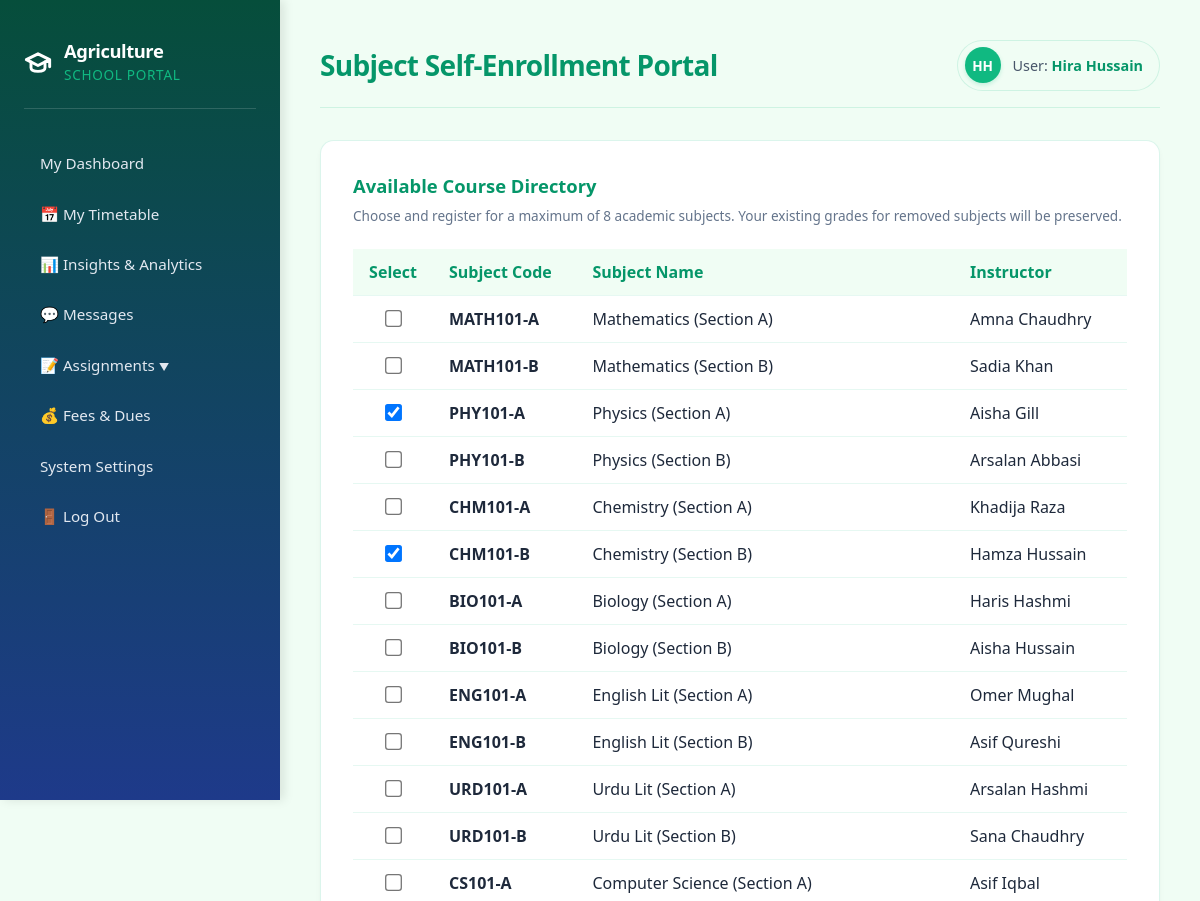
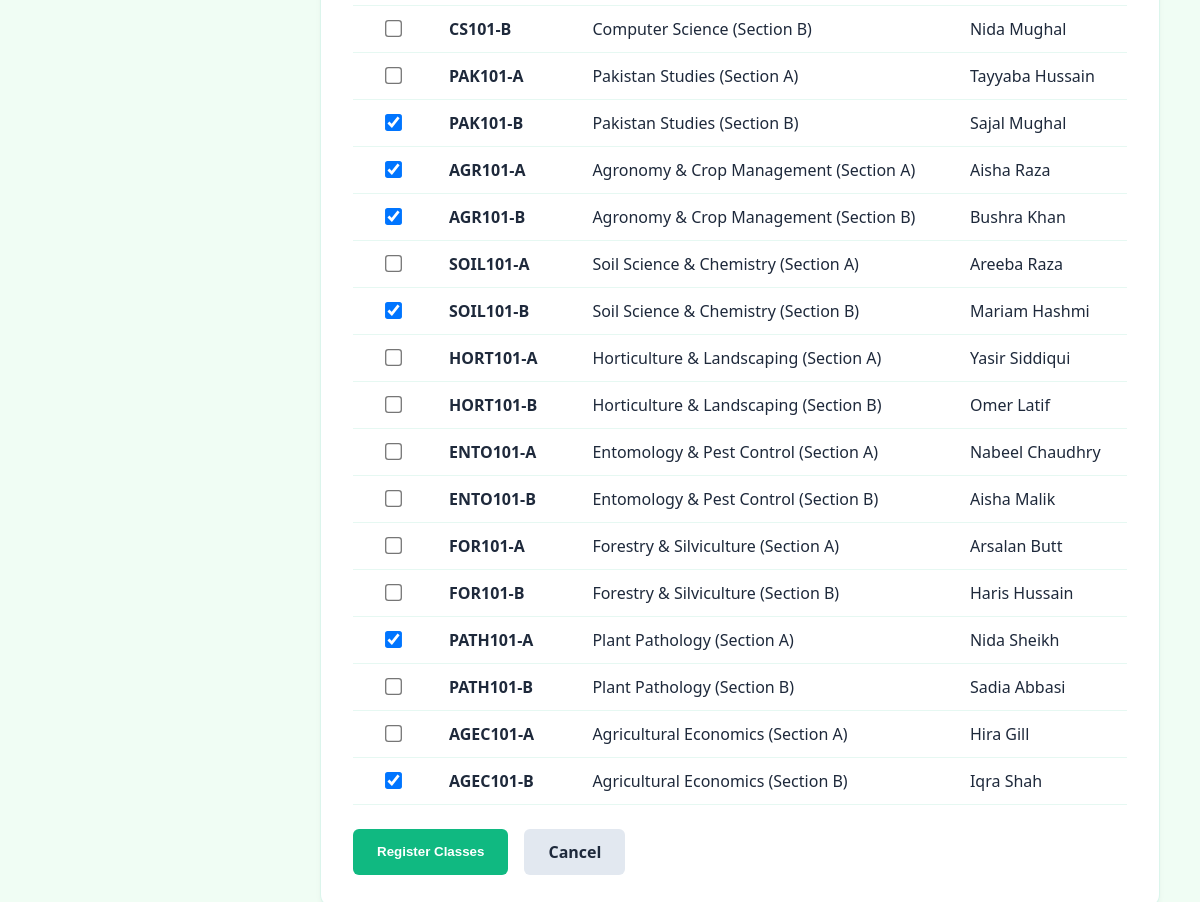
/student/enrollment/ (signed in), run on the app's committed database (2 pictures, top to bottom).
### core/models.py (models this page shows, shortened)
class User(AbstractUser):
    is_student = models.BooleanField(default=False)
    is_teacher = models.BooleanField(default=False)
    is_admin = models.BooleanField(default=False)
    @property
    def get_initials(self):
        if self.first_name and self.last_name:
            return f"{self.first_name[0]}{self.last_name[0]}".upper()
        return self.username[:2].upper()

class Course(models.Model):
    name = models.CharField(max_length=100)
    code = models.CharField(max_length=10, unique=True)
    teacher = models.ForeignKey(TeacherProfile, on_delete=models.SET_NULL, null=True, related_name='courses')
    students = models.ManyToManyField(StudentProfile, related_name='courses', blank=True)
    day_of_week = models.CharField(max_length=15, default='Monday')
    start_time = models.TimeField(null=True, blank=True)
    end_time = models.TimeField(null=True, blank=True)

class TeacherProfile(models.Model):
    user = models.OneToOneField(User, on_delete=models.CASCADE, limit_choices_to={'is_teacher': True})
    subject_specialty = models.CharField(max_length=100)
    phone_number = models.CharField(max_length=15, blank=True)

### core/views.py (the view, shortened to what this page needs)
# urls.py: path('student/enrollment/', views.student_enrollment_view, name='student_enrollment'),
@login_required
def student_enrollment_view(request):
    if not request.user.is_student:
        return redirect('login_redirect')
    student = request.user.studentprofile
    all_courses = Course.objects.all()
    enrolled_courses = student.courses.all()
    return render(request, 'core/student_enrollment.html', {
        'courses': all_courses,
        'enrolled_courses': enrolled_courses
    })

### core/templates/core/student_enrollment.html (shortened to what this page needs)
{% extends 'core/base.html' %}
{% block header_title %}Subject Self-Enrollment Portal{% endblock %}
{% block content %}
<div class="dashboard-grid" style="grid-template-columns: 1fr;">
    <div class="card">
        <h3>Available Course Directory</h3>
        <p style="font-size: 0.85rem; color: #64748b; margin-bottom: 1.5rem;">Choose and register for a maximum of 8 academic subjects. Your existing grades for removed subjects will be preserved.</p>
        <form method="POST">
            <table>
                <thead>
                    <tr>
                        <th style="width: 80px; text-align: center;">Select</th>
                        <th>Subject Code</th>
                        <th>Subject Name</th>
                        <th>Instructor</th>
                    </tr>
                </thead>
                <tbody>
                    {% for course in courses %}
                    <tr>
                        <td style="text-align: center;">
                            <input type="checkbox" name="courses" value="{{ course.id }}" style="transform: scale(1.3); cursor: pointer;"
                                   {% if course in enrolled_courses %}checked{% endif %}>
                        </td>
                        <td><strong>{{ course.code }}</strong></td>
                        <td>{{ course.name }}</td>
                        <td>{{ course.teacher.user.get_full_name|default:course.teacher.user.username }}</td>
                    </tr>
                    {% empty %}
                    <tr>
                        <td colspan="4">No courses are currently registered in the database.</td>
                    </tr>
                    {% endfor %}
                </tbody>
            </table>
            <div style="margin-top: 1.5rem; display: flex; gap: 1rem;">
                <button type="submit" style="background-color: var(--primary-color); color: white; padding: 0.75rem 1.5rem; border: none; border-radius: 0.375rem; font-weight: bold; cursor: pointer;">
                    Register Classes
                </button>
                <a href="{% url 'student_dashboard' %}" style="text-decoration: none; background-color: #e2e8f0; color: var(--text-color); padding: 0.75rem 1.5rem; border-radius: 0.375rem; font-weight: bold; display: inline-block;">
                    Cancel
                </a>
            </div>
        </form>
    </div>
</div>
{% endblock %}

### core/templates/core/base.html (shortened to what this page needs)
<!DOCTYPE html>
<html lang="en">
<head>
</head>
<body>
    <aside>
        <div class="sidebar-header">
            <svg xmlns="http://www.w3.org/2000/svg" width="28" height="28" viewBox="0 0 24 24" fill="none" stroke="currentColor" stroke-width="2.5" stroke-linecap="round" stroke-linejoin="round">
                <path d="M22 10v6M2 10l10-5 10 5-10 5-10-5z"/>
                <path d="M6 12v5c0 2 2 3 6 3s6-1 6-3v-5"/>
            </svg>
            <h2>Agriculture<br><span>School Portal</span></h2>
        </div>
        <nav>
            <ul>
                {% if user.is_authenticated %}
                    {% if user.is_student %}
                        <li><a href="{% url 'student_dashboard' %}">My Dashboard</a></li>
                        <li><a href="{% url 'student_timetable' %}">📅 My Timetable</a></li>
                    {% elif user.is_teacher %}
                        <li><a href="{% url 'teacher_dashboard' %}">Teacher Dashboard</a></li>
                        <li><a href="{% url 'teacher_timetable' %}">📅 My Schedule</a></li>
                        <li><a href="{% url 'student_directory' %}">👨‍🎓 Student Directory</a></li>
                    {% endif %}
                    <li><a href="{% url 'analytics' %}">📊 Insights & Analytics</a></li>
                    <li><a href="{% url 'messages' %}">💬 Messages</a></li>
                    {% if user.is_student %}
                    <li>
                        <button class="nav-btn dropdown-trigger" onclick="toggleAssignmentsDropdown()" style="padding: 0.75rem 1rem;">
                            <span>📝 Assignments</span>
                            <span id="assignments-arrow" class="arrow-icon">▼</span>
                        </button>
                    </li>
                    <li><a href="{% url 'student_fees' %}">💰 Fees & Dues</a></li>
                    {% endif %}
                    <li><a href="{% url 'admin:index' %}">System Settings</a></li>
                    <li>
                        <form action="{% url 'logout' %}" method="post" style="width: 100%; margin: 0; padding: 0;">
                            <button type="submit" style="background: none; border: none; color: #e2e8f0; padding: 0.75rem 1rem; border-radius: 0.5rem; display: block; width: 100%; text-align: left; font-family: inherit; font-size: 0.95rem; font-weight: 500; cursor: pointer; transition: all 0.2s cubic-bezier(0.4, 0, 0.2, 1);" onmouseover="this.style.backgroundColor='rgba(255,255,255,0.1)'; this.style.color='#ffffff'; this.style.transform='translateX(4px)';" onmouseout="this.style.backgroundColor='transparent'; this.style.color='#e2e8f0'; this.style.transform='none';">
                                🚪 Log Out
                            </button>
                        </form>
                    </li>
                {% endif %}
            </ul>
        </nav>
    </aside>
    <main class="animate-fade-in-up">
        <header>
            <h1>{% block header_title %}Dashboard{% endblock %}</h1>
            {% if user.is_authenticated %}
            <div class="header-user-badge">
                <div class="avatar-circle">
                    {{ user.get_initials }}
                </div>
                <div style="font-weight: 500; font-size: 0.9rem; color: #475569;">
                    User: <span style="font-weight: 700; color: var(--primary-hover);">{{ user.get_full_name|default:user.username }}</span>
                </div>
            </div>
            {% endif %}
        </header>
        <section class="content">
            {% block content %}{% endblock %}
        </section>
    </main>
</body>
</html>

### core/templates/core/base.html (style rules this page uses)
:root { --primary-color: #10b981; --primary-hover: #059669; --background-color: #f0fdf4; --card-background: #ffffff; --text-color: #1e293b; --border-color: #cbd5e1; --sidebar-gradient: linear-gradient(180deg, #064e3b 0%, #1e3a8a 100%); }
* { box-sizing: border-box; margin: 0; padding: 0; }
.animate-fade-in-up { animation: fadeInUp 0.4s cubic-bezier(0.16, 1, 0.3, 1) forwards; }
body { font-family: system-ui, -apple-system, sans-serif; background-color: var(--background-color); color: var(--text-color); display: grid; grid-template-columns: 280px 1fr; min-height: 100vh; }
aside { background: var(--sidebar-gradient); padding: 2.5rem 1.5rem; display: flex; flex-direction: column; gap: 2rem; position: sticky; top: 0; height: 100vh; color: #ffffff; box-shadow: 4px 0 10px rgba(0, 0, 0, 0.1); }
.sidebar-header { display: flex; align-items: center; gap: 0.75rem; padding-bottom: 1.5rem; border-bottom: 1px solid rgba(255, 255, 255, 0.15); }
.sidebar-header h2 { font-size: 1.15rem; font-weight: 800; color: #ffffff; letter-spacing: -0.025em; line-height: 1.2; }
.sidebar-header h2 span { font-weight: 500; font-size: 0.85rem; color: var(--primary-color); text-transform: uppercase; letter-spacing: 0.05em; }
aside nav ul { list-style: none; display: flex; flex-direction: column; gap: 0.4rem; }
aside nav a, aside nav button.nav-btn { text-decoration: none; color: #e2e8f0; padding: 0.75rem 1rem; border-radius: 0.5rem; display: block; width: 100%; text-align: left; background: none; border: none; font-family: inherit; font-size: 0.95rem; font-weight: 500; cursor: pointer; transition: all 0.2s cubic-bezier(0.4, 0, 0.2, 1); }
.dropdown-trigger { display: flex; justify-content: space-between; align-items: center; }
.arrow-icon { font-size: 0.65rem; transition: transform 0.3s ease; }
main { padding: 2.5rem; display: flex; flex-direction: column; gap: 2rem; overflow-y: auto; }
header { display: flex; justify-content: space-between; align-items: center; border-bottom: 1px solid rgba(16, 185, 129, 0.15); padding-bottom: 1rem; }
header h1 { font-size: 1.75rem; font-weight: 800; letter-spacing: -0.025em; color: var(--primary-hover); }
.dashboard-grid { display: grid; grid-template-columns: repeat(auto-fit, minmax(300px, 1fr)); gap: 1.5rem; }
.card { background-color: var(--card-background); border: 1px solid rgba(16, 185, 129, 0.15); border-radius: 0.85rem; padding: 2rem; box-shadow: 0 4px 6px -1px rgba(0, 0, 0, 0.05); transition: all 0.3s cubic-bezier(0.4, 0, 0.2, 1); }
.card h3 { font-size: 1.15rem; font-weight: 700; color: var(--primary-hover); margin-bottom: 0.5rem; }
table { width: 100%; border-collapse: collapse; margin-top: 1rem; }
th, td { text-align: left; padding: 0.75rem 1rem; border-bottom: 1px solid rgba(16, 185, 129, 0.1); }
th { background-color: #f0fdf4; font-weight: 600; color: var(--primary-hover); }
.header-user-badge { display: flex; align-items: center; gap: 0.75rem; background-color: #f0fdf4; padding: 0.4rem 1rem 0.4rem 0.4rem; border-radius: 2rem; border: 1px solid rgba(16, 185, 129, 0.15); }
.avatar-circle { width: 36px; height: 36px; border-radius: 50%; background-color: var(--primary-color); color: #ffffff; display: flex; align-items: center; justify-content: center; font-weight: 800; font-size: 0.85rem; box-shadow: 0 2px 4px rgba(16, 185, 129, 0.2); }

### data on the page
User: get_initials "HH", get_full_name "Hira Hussain"
Course: code "MATH101-A", name "Mathematics (Section A)", teacher.user.get_full_name "Amna Chaudhry"
Course: code "MATH101-B", name "Mathematics (Section B)", teacher.user.get_full_name "Sadia Khan"
Course: courses "☑", code "PHY101-A", name "Physics (Section A)", teacher.user.get_full_name "Aisha Gill"
Course: code "PHY101-B", name "Physics (Section B)", teacher.user.get_full_name "Arsalan Abbasi"
Course: code "CHM101-A", name "Chemistry (Section A)", teacher.user.get_full_name "Khadija Raza"
Course: courses "☑", code "CHM101-B", name "Chemistry (Section B)", teacher.user.get_full_name "Hamza Hussain"
Course: code "BIO101-A", name "Biology (Section A)", teacher.user.get_full_name "Haris Hashmi"
Course: code "BIO101-B", name "Biology (Section B)", teacher.user.get_full_name "Aisha Hussain"
Course: code "ENG101-A", name "English Lit (Section A)", teacher.user.get_full_name "Omer Mughal"
Course: code "ENG101-B", name "English Lit (Section B)", teacher.user.get_full_name "Asif Qureshi"
Course: code "URD101-A", name "Urdu Lit (Section A)", teacher.user.get_full_name "Arsalan Hashmi"
Course: code "URD101-B", name "Urdu Lit (Section B)", teacher.user.get_full_name "Sana Chaudhry"
Course: code "CS101-A", name "Computer Science (Section A)", teacher.user.get_full_name "Asif Iqbal"
Course: code "CS101-B", name "Computer Science (Section B)", teacher.user.get_full_name "Nida Mughal"
Course: code "PAK101-A", name "Pakistan Studies (Section A)", teacher.user.get_full_name "Tayyaba Hussain"
Course: courses "☑", code "PAK101-B", name "Pakistan Studies (Section B)", teacher.user.get_full_name "Sajal Mughal"
Course: courses "☑", code "AGR101-A", name "Agronomy & Crop Management (Section A)", teacher.user.get_full_name "Aisha Raza"
Course: courses "☑", code "AGR101-B", name "Agronomy & Crop Management (Section B)", teacher.user.get_full_name "Bushra Khan"
Course: code "SOIL101-A", name "Soil Science & Chemistry (Section A)", teacher.user.get_full_name "Areeba Raza"
Course: courses "☑", code "SOIL101-B", name "Soil Science & Chemistry (Section B)", teacher.user.get_full_name "Mariam Hashmi"
Course: code "HORT101-A", name "Horticulture & Landscaping (Section A)", teacher.user.get_full_name "Yasir Siddiqui"
Course: code "HORT101-B", name "Horticulture & Landscaping (Section B)", teacher.user.get_full_name "Omer Latif"
Course: code "ENTO101-A", name "Entomology & Pest Control (Section A)", teacher.user.get_full_name "Nabeel Chaudhry"
Course: code "ENTO101-B", name "Entomology & Pest Control (Section B)", teacher.user.get_full_name "Aisha Malik"
Course: code "FOR101-A", name "Forestry & Silviculture (Section A)", teacher.user.get_full_name "Arsalan Butt"
Course: code "FOR101-B", name "Forestry & Silviculture (Section B)", teacher.user.get_full_name "Haris Hussain"
Course: courses "☑", code "PATH101-A", name "Plant Pathology (Section A)", teacher.user.get_full_name "Nida Sheikh"
Course: code "PATH101-B", name "Plant Pathology (Section B)", teacher.user.get_full_name "Sadia Abbasi"
Course: code "AGEC101-A", name "Agricultural Economics (Section A)", teacher.user.get_full_name "Hira Gill"
Course: courses "☑", code "AGEC101-B", name "Agricultural Economics (Section B)", teacher.user.get_full_name "Iqra Shah"
